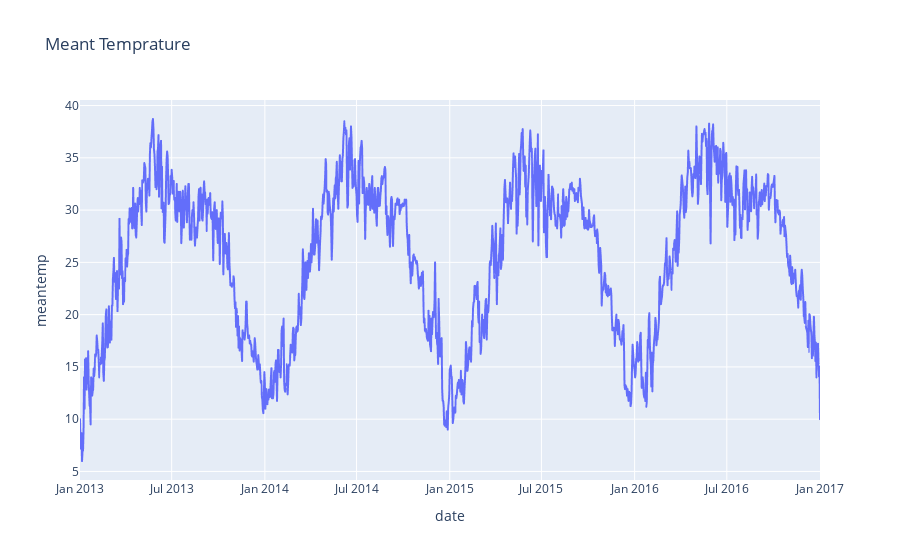

The notebook cell this image was saved under:
### Code cell
fig = px.line(df, x=df.index, y='meantemp', title = 'Meant Temprature')
fig.show()

### Figure 1 — Plotly figure (JSON) as saved in the notebook; plotly's stock layout.template omitted (floating-point values rounded to 4 significant figures; data arrays with more than 128 entries replaced by an {"elided": "..."} marker saying what was removed)
{"data": [{"hovertemplate": "date=%{x}<br>meantemp=%{y}<extra></extra>", "legendgroup": "", "line": {"color": "#636efa", "dash": "solid"}, "marker": {"symbol": "circle"}, "mode": "lines", "name": "", "showlegend": false, "type": "scattergl", "x": {"elided": "1462 str values"}, "xaxis": "x", "y": {"elided": "1462 float values"}, "yaxis": "y"}], "layout": {"legend": {"tracegroupgap": 0}, "title": {"text": "Meant Temprature"}, "xaxis": {"anchor": "y", "domain": [0, 1], "title": {"text": "date"}}, "yaxis": {"anchor": "x", "domain": [0, 1], "title": {"text": "meantemp"}}}}
